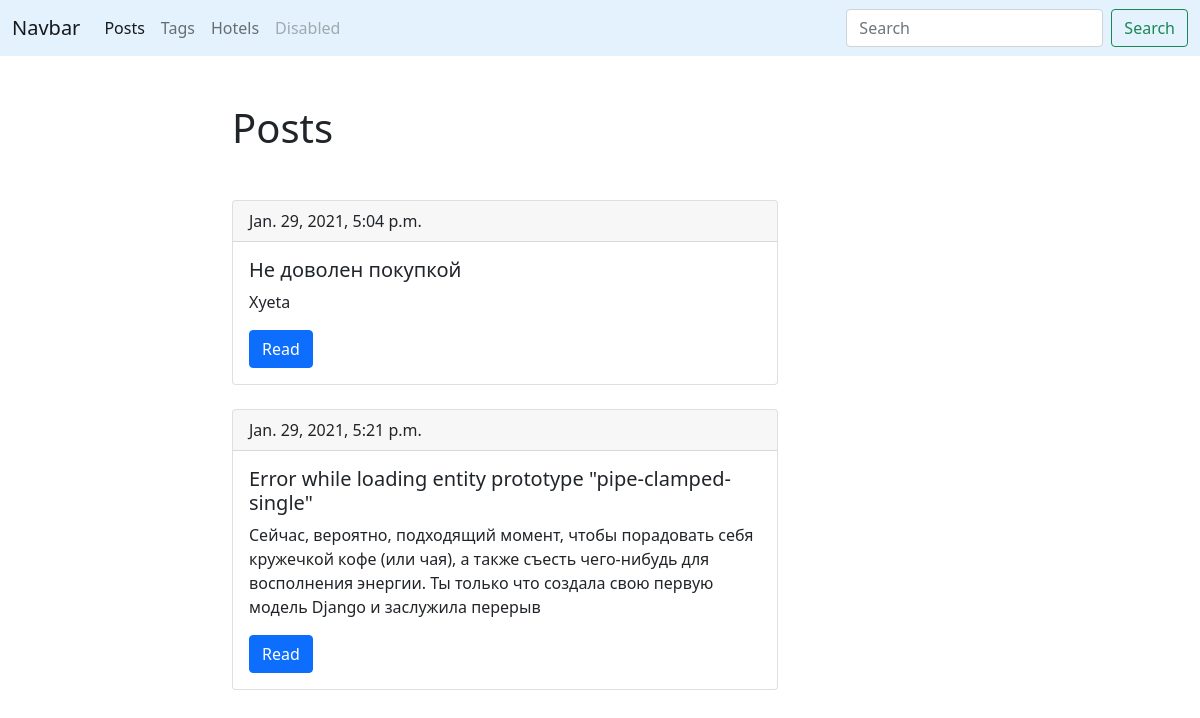
The page / on the database its author committed.
### blog/models.py (models this page shows, shortened)
class Post(models.Model):
    author = models.ForeignKey(settings.AUTH_USER_MODEL, on_delete=models.CASCADE)
    title = models.CharField(max_length=150, db_index=True)
    text = models.TextField(blank=True, db_index=True)
    slug = models.SlugField(max_length=150, unique=True)
    tags = models.ManyToManyField('Tag', blank=True, related_name='posts')
    created_date = models.DateTimeField(default=timezone.now)
    published_date = models.DateTimeField(blank=True, null=True)
    def get_absolute_url(self):
        return reverse('post_detail', kwargs={'slug': self.slug})

### blog/views.py (the view)
# urls.py: path('', index, name='index'),
def index(request):
    posts = Post.objects.filter(published_date__lte=timezone.now()).order_by('published_date')
    return render(request, 'blog/index.html', {'posts': posts})

### templates/blog/index.html (shortened to what this page needs)
{% extends 'blog/base.html' %}
{% block content %}
    <h1 class="mb-5">Posts</h1>
    {% for post in posts %}
        <div class="card mb-4">
          <div class="card-header">
            {{ post.published_date }}
          </div>
          <div class="card-body">
            <h5 class="card-title">{{ post.title }}</h5>
            <p class="card-text">{{ post.text|linebreaksbr }}</p>
            <a href="{{ post.get_absolute_url }}" class="btn btn-primary">Read</a>
          </div>
        </div>
    {% endfor %}
{% endblock %}

### templates/blog/base.html (shortened to what this page needs)
{% load static %}
<!doctype html>
<html lang="en">
    <head>
        <link rel="stylesheet" href="https://cdn.jsdelivr.net/npm/bootstrap@5.0.0-beta2/dist/css/bootstrap.min.css">
    </head>
    <body>
        <nav class="navbar navbar-expand-lg navbar-light" style="background-color: #e3f2fd;">
          <div class="container-fluid">
            <a class="navbar-brand" href="#">Navbar</a>
            <div class="collapse navbar-collapse" id="navbarSupportedContent">
              <ul class="navbar-nav me-auto mb-2 mb-lg-0">
                <li class="nav-item">
                  <a class="nav-link active" aria-current="page" href="{% url 'index' %}">Posts</a>
                </li>
                <li class="nav-item">
                  <a class="nav-link" href="{% url 'tag_list' %}">Tags</a>
                </li>
                <li class="nav-item">
                  <a class="nav-link" href="{% url 'hotel_list' %}">Hotels</a>
                </li>
                <li class="nav-item">
                  <a class="nav-link disabled" href="#" tabindex="-1" aria-disabled="true">Disabled</a>
                </li>
              </ul>
              <form class="d-flex">
                <input class="form-control me-2" type="search" placeholder="Search" aria-label="Search">
                <button class="btn btn-outline-success" type="submit">Search</button>
              </form>
            </div>
          </div>
        </nav>
        <div class="container mt-5">
            <div class="row">
                <div class="col-6 offset-md-2">
                    {% block content %}{% endblock %}
                </div>
            </div>
        </div>
    </body>
</html>

### rows shown on the page
Post: published_date "Jan. 29, 2021, 5:04 p.m.", title "Не доволен покупкой", text "Xyeta"
Post: published_date "Jan. 29, 2021, 5:21 p.m.", title "Error while loading entity prototype \"pipe-clamped-single\"", text "Сейчас, вероятно, подходящий момент, чтобы порадовать себя кружечкой кофе (или чая), а также съесть чего-нибудь для восполнения энергии. Ты только что создала свою первую модель Django и заслужила перерыв"
